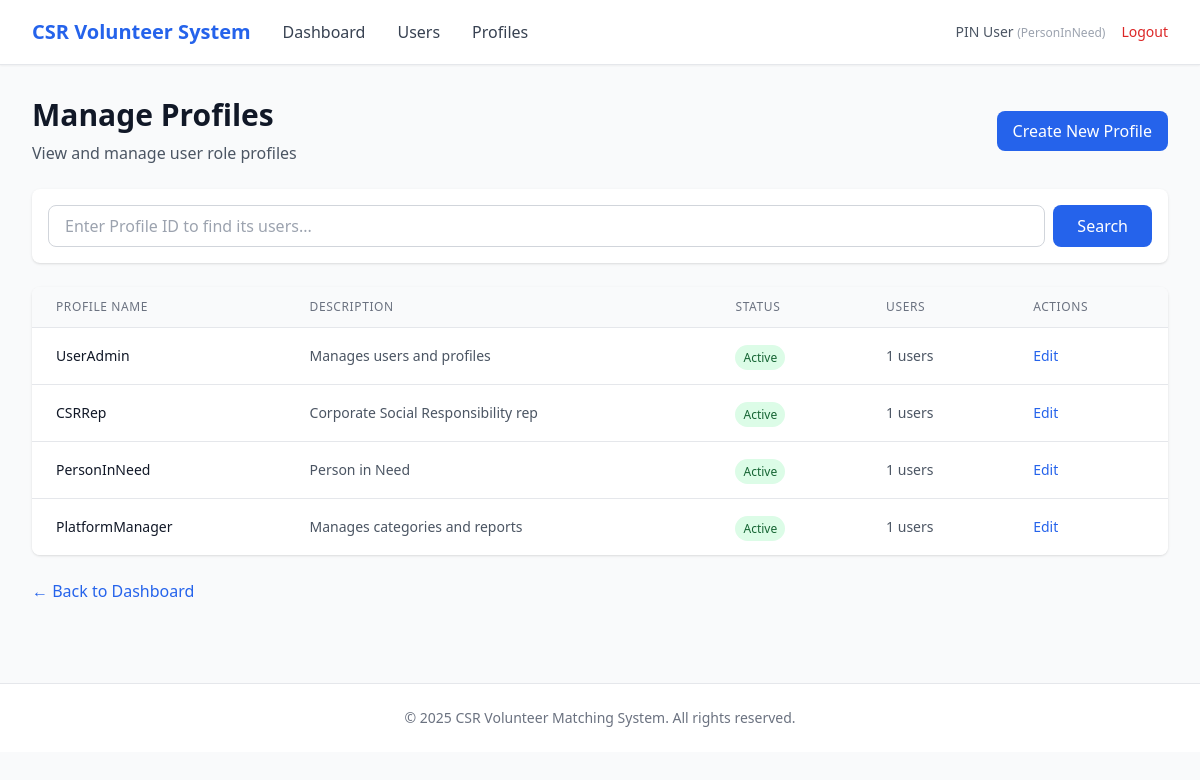
The app's page /admin/profiles (signed in) with its own data.
### app/entity/user_account.py (models this page shows, shortened)
class UserAccount(UserMixin, db.Model):
    __tablename__ = "user_accounts"
    userID = db.Column(db.Integer, primary_key=True, autoincrement=True)  # explicit auto increment
    name = db.Column(db.String(100), nullable=False)
    email = db.Column(db.String(120), nullable=False, unique=True, index=True)
    _password = db.Column("password", db.String(255), nullable=False)
    age = db.Column(db.Integer)
    phoneNumber = db.Column(db.String(20))
    isActive = db.Column(db.Boolean, default=True)
    profileID = db.Column(db.Integer, db.ForeignKey("user_profiles.profileID"), nullable=False)
    profile = db.relationship("UserProfile", back_populates="users", lazy=True)
    @property
    def password(self):
        raise AttributeError("Password is write-only.")
    @password.setter
    def password(self, raw):
        self._password = generate_password_hash(raw)

### app/entity/user_profile.py (models this page shows)
class UserProfile(db.Model):
    __tablename__ = "user_profiles"
    profileID   = db.Column(db.Integer, primary_key=True, autoincrement=True)  # explicit auto increment
    profileName = db.Column(db.String(50), nullable=False, unique=True)
    description = db.Column(db.String(255))
    isActive    = db.Column(db.Boolean, default=True)
    users = db.relationship("UserAccount", back_populates="profile", lazy=True)

### app/boundary/routes.py (the view)
@boundary_bp.route("/admin/profiles")
@login_required
def admin_profiles():
    page = request.args.get("page", 1, type=int)
    per_page = 10
    from app.entity.user_profile import UserProfile
    pagination = UserProfile.query.paginate(page=page, per_page=per_page, error_out=False)
    return render_template(
        "admin/profiles.html",
        profiles=pagination.items,
        pagination=pagination
    )

### app/entity/user_account.py (called while the page is built)
@login_manager.user_loader
def load_user(user_id):
    return UserAccount.query.get(int(user_id))

### app/templates/admin/profiles.html (shortened to what this page needs)
{% extends "base.html" %}
{% block nav_links %}
<a href="{{ url_for('boundary.admin_dashboard') }}" class="text-gray-700 hover:text-primary">Dashboard</a>
<a href="{{ url_for('boundary.admin_users') }}" class="text-gray-700 hover:text-primary">Users</a>
<a href="{{ url_for('boundary.admin_profiles') }}" class="text-gray-700 hover:text-primary">Profiles</a>
{% endblock %}
{% block content %}
<div class="mb-6 flex justify-between items-center">
    <div>
        <h1 class="text-3xl font-bold text-gray-900">Manage Profiles</h1>
        <p class="text-gray-600 mt-2">View and manage user role profiles</p>
    </div>
    <a href="{{ url_for('boundary.admin_create_profile') }}"
       class="px-4 py-2 bg-primary text-white rounded-lg hover:bg-blue-700 transition">
        Create New Profile
    </a>
</div>
<div class="bg-white rounded-lg shadow mb-6 p-4">
    <form method="GET" action="{{ url_for('boundary.admin_search_users_by_profile') }}" class="flex gap-2">
        <input type="number"
               name="profile_id"
               placeholder="Enter Profile ID to find its users..."
               class="flex-1 px-4 py-2 border border-gray-300 rounded-lg focus:ring-2 focus:ring-primary focus:border-transparent">
        <button type="submit"
                class="px-6 py-2 bg-primary text-white rounded-lg hover:bg-blue-700 transition">
            Search
        </button>
    </form>
</div>
<div class="bg-white rounded-lg shadow overflow-hidden">
    <table class="min-w-full divide-y divide-gray-200">
        <thead class="bg-gray-50">
            <tr>
                <th class="px-6 py-3 text-left text-xs font-medium text-gray-500 uppercase tracking-wider">Profile Name</th>
                <th class="px-6 py-3 text-left text-xs font-medium text-gray-500 uppercase tracking-wider">Description</th>
                <th class="px-6 py-3 text-left text-xs font-medium text-gray-500 uppercase tracking-wider">Status</th>
                <th class="px-6 py-3 text-left text-xs font-medium text-gray-500 uppercase tracking-wider">Users</th>
                <th class="px-6 py-3 text-left text-xs font-medium text-gray-500 uppercase tracking-wider">Actions</th>
            </tr>
        </thead>
        <tbody class="bg-white divide-y divide-gray-200">
            {% for profile in profiles %}
            <tr>
                <td class="px-6 py-4 whitespace-nowrap">
                    <div class="text-sm font-medium text-gray-900">{{ profile.profileName }}</div>
                </td>
                <td class="px-6 py-4">
                    <div class="text-sm text-gray-600">{{ profile.description or 'No description' }}</div>
                </td>
                <td class="px-6 py-4 whitespace-nowrap">
                    {% if profile.isActive %}
                    <span class="px-2 py-1 text-xs font-medium rounded-full bg-green-100 text-green-800">Active</span>
                    {% else %}
                    <span class="px-2 py-1 text-xs font-medium rounded-full bg-red-100 text-red-800">Inactive</span>
                    {% endif %}
                </td>
                <td class="px-6 py-4 whitespace-nowrap">
                    <div class="text-sm text-gray-600">{{ profile.users|length }} users</div>
                </td>
                <td class="px-6 py-4 whitespace-nowrap text-sm">
                    <a href="{{ url_for('boundary.admin_edit_profile', profile_id=profile.profileID) }}"
                       class="text-blue-600 hover:text-blue-800">Edit</a>
                </td>
            </tr>
            {% endfor %}
        </tbody>
    </table>
</div>
<div class="mt-6">
    <a href="{{ url_for('boundary.admin_dashboard') }}"
       class="text-primary hover:text-blue-700">
        ← Back to Dashboard
    </a>
</div>
{% endblock %}

### app/templates/base.html (shortened to what this page needs)
<!DOCTYPE html>
<html lang="en">
<head>
    <script src="https://cdn.tailwindcss.com"></script>
</head>
<body class="bg-gray-50 min-h-screen">
    {% if current_user.is_authenticated %}
    <nav class="bg-white shadow-sm border-b border-gray-200">
        <div class="max-w-7xl mx-auto px-4 sm:px-6 lg:px-8">
            <div class="flex justify-between items-center h-16">
                <div class="flex items-center gap-8">
                    <a href="{{ url_for('boundary.login') }}" class="text-xl font-bold text-primary">
                        CSR Volunteer System
                    </a>
                    {% block nav_links %}{% endblock %}
                </div>
                <div class="flex items-center gap-4">
                    <span class="text-sm text-gray-600">
                        {{ current_user.name }}
                        <span class="text-xs text-gray-400">({{ current_user.profile.profileName }})</span>
                    </span>
                    <a href="{{ url_for('boundary.logout') }}" class="text-sm text-red-600 hover:text-red-700">
                        Logout
                    </a>
                </div>
            </div>
        </div>
    </nav>
    {% endif %}
    <main class="max-w-7xl mx-auto px-4 sm:px-6 lg:px-8 py-8">
        {% block content %}{% endblock %}
    </main>
    <footer class="bg-white border-t border-gray-200 mt-12">
        <div class="max-w-7xl mx-auto px-4 sm:px-6 lg:px-8 py-6">
            <p class="text-center text-sm text-gray-500">
                &copy; 2025 CSR Volunteer Matching System. All rights reserved.
            </p>
        </div>
    </footer>
</body>
</html>

### records on screen
UserAccount: name "PIN User"
UserProfile: profile.profileName "PersonInNeed", profileName "PersonInNeed", description "Person in Need", isActive "Active", users|length "1"
UserProfile: profileName "UserAdmin", description "Manages users and profiles", isActive "Active", users|length "1"
UserProfile: profileName "CSRRep", description "Corporate Social Responsibility rep", isActive "Active", users|length "1"
UserProfile: profileName "PlatformManager", description "Manages categories and reports", isActive "Active", users|length "1"
